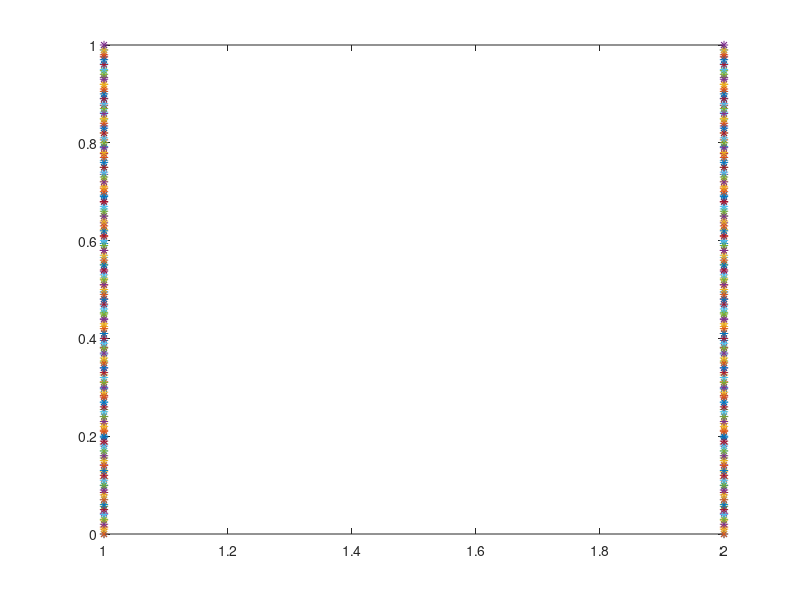

MATLAB code for this plot:
%Exercitiul 5
for a = 0:0.01:sqrt(2)/2
    plot(abs(roots([1, -2*a, 2 * a * a])), '*')
    hold on
end

for a = 0:0.01:1
    plot(abs(roots([1, -a, a * a])), '*')
    hold on
end